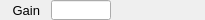
    <widget class="PyDMFrame" name="composite_2">
      <property name="geometry">
        <rect>
          <x>92</x>
          <y>305</y>
          <width>205</width>
          <height>20</height>
        </rect>
      </property>
      <widget class="PyDMLabel" name="text_update_9">
        <property name="geometry">
          <rect>
            <x>144</x>
            <y>1</y>
            <width>61</width>
            <height>18</height>
          </rect>
        </property>
        <property name="toolTip">
          <string>PV: ${prefix}Gain_RBV</string>
        </property>
        <property name="channel" stdset="0">
          <string>ca://${prefix}Gain_RBV</string>
        </property>
        <property name="font" stdset="0">
          <font>
            <pointsize>10</pointsize>
          </font>
        </property>
        <property name="alignment">
          <set>Qt::AlignCenter</set>
        </property>
        <property name="textInteractionFlags">
          <set>Qt::TextSelectableByKeyboard|Qt::TextSelectableByMouse</set>
        </property>
        <property name="styleSheet">
          <string notr="true">PyDMLabel#text_update_9 {
  color: rgb(10, 0, 184);
  background-color: rgb(187, 187, 187);
  }</string>
        </property>
      </widget>
      <widget class="PyDMLineEdit" name="text_entry_6">
        <property name="geometry">
          <rect>
            <x>51</x>
            <y>0</y>
            <width>60</width>
            <height>20</height>
          </rect>
        </property>
        <property name="channel" stdset="0">
          <string>ca://${prefix}Gain</string>
        </property>
        <property name="toolTip">
          <string>${prefix}Gain</string>
        </property>
        <property name="font" stdset="0">
          <font>
            <pointsize>10</pointsize>
          </font>
        </property>
        <property name="styleSheet">
          <string notr="true">PyDMLineEdit#text_entry_6 {
  color: rgb(0, 0, 0);
  background-color: rgb(115, 223, 255);
  border: 1px solid black;
  margin: 0px;
  padding: 0px;
  spacing: 0px;
  }</string>
        </property>
      </widget>
      <widget class="QLabel" name="text_8">
        <property name="geometry">
          <rect>
            <x>0</x>
            <y>0</y>
            <width>40</width>
            <height>20</height>
          </rect>
        </property>
        <property name="text">
          <string>Gain</string>
        </property>
        <property name="font" stdset="0">
          <font>
            <pointsize>10</pointsize>
          </font>
        </property>
        <property name="brush" stdset="0">
          <brush brushstyle="SolidPattern">
            <color alpha="255">
              <red>0</red>
              <green>0</green>
              <blue>0</blue>
            </color>
          </brush>
        </property>
        <property name="toolTip">
          <string>text_8</string>
        </property>
        <property name="alignment">
          <set>Qt::AlignRight|Qt::AlignTrailing|Qt::AlignVCenter</set>
        </property>
        <property name="styleSheet">
          <string notr="true">QLabel#text_8 {
  color: rgb(0, 0, 0);
  }</string>
        </property>
      </widget>
    </widget>
